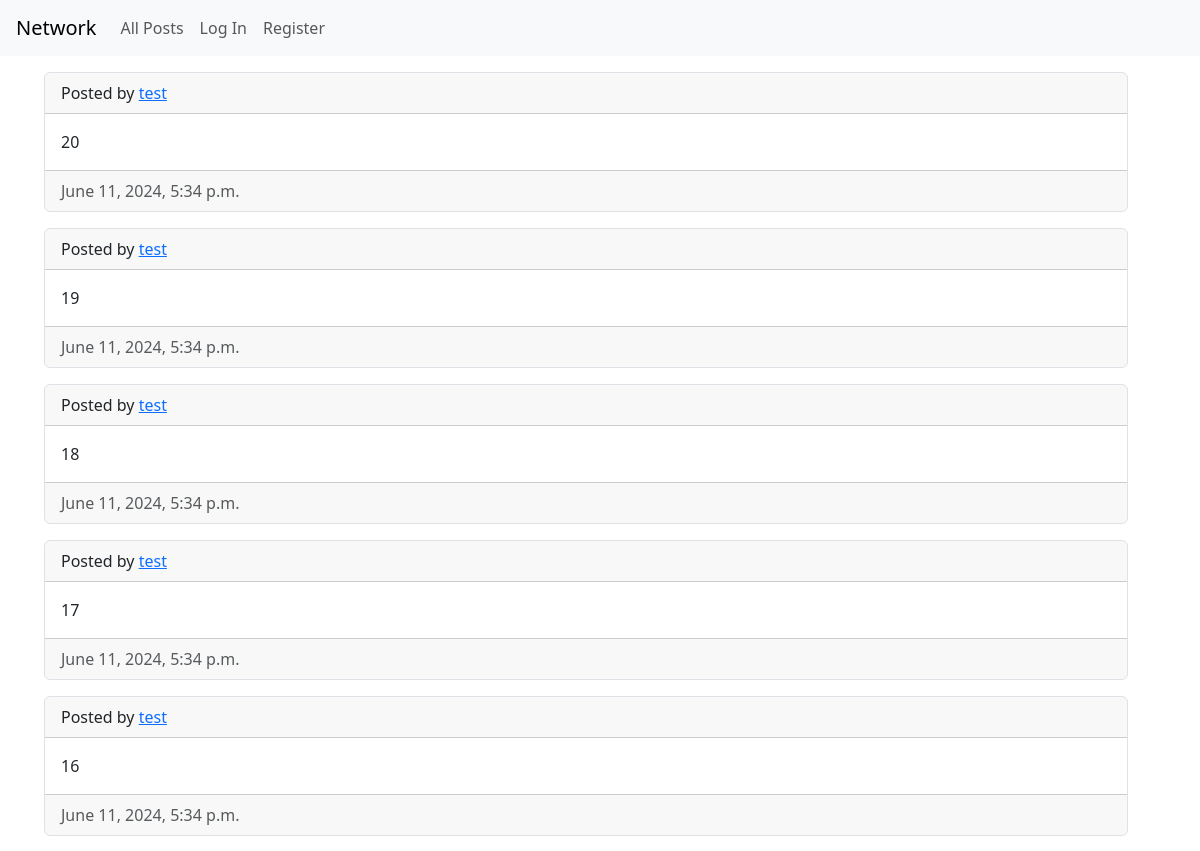
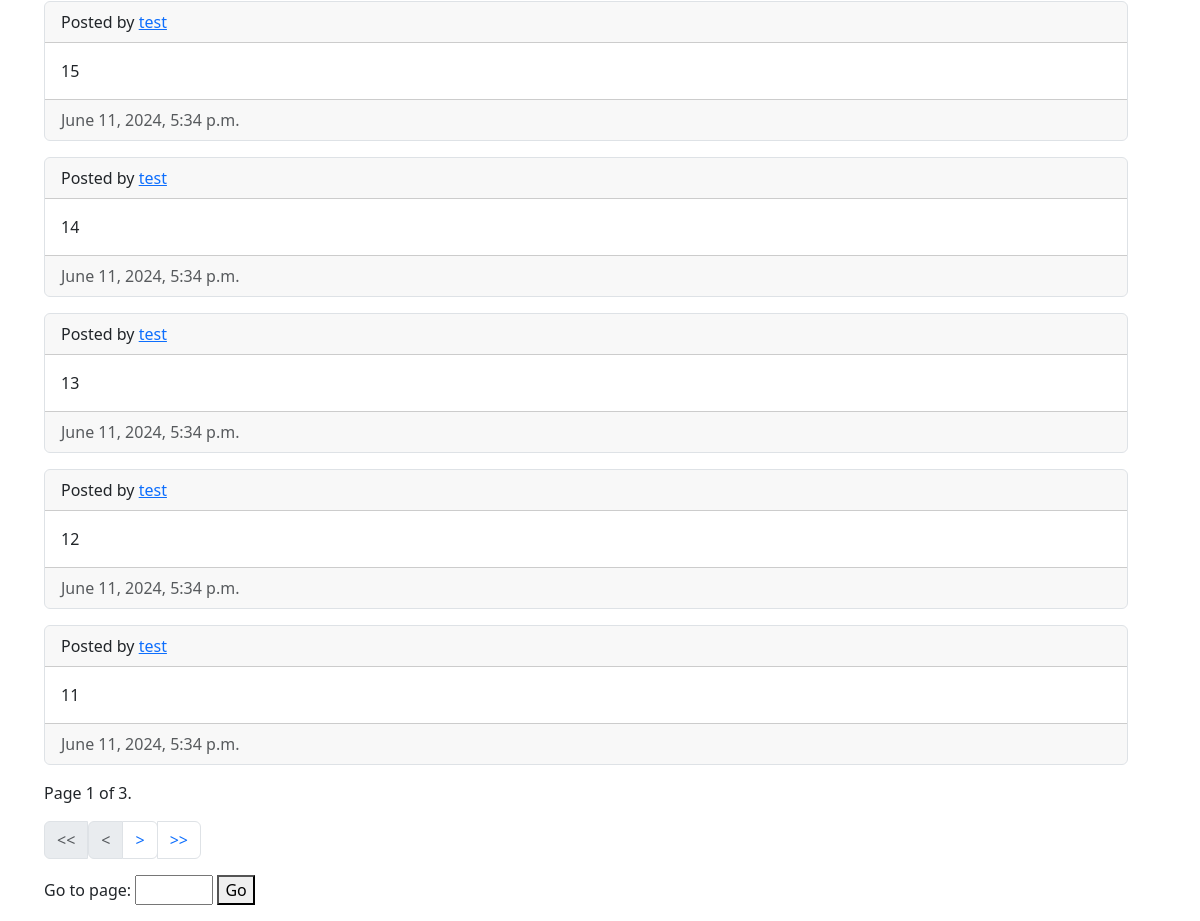
The page / on the database its author committed (2 pictures, top to bottom).
### network/models.py (models this page shows, shortened)
class Post(models.Model):
    user = models.ForeignKey(User, on_delete=models.CASCADE, related_name="post_user")
    body = models.TextField(blank=True)
    timestamp = models.DateTimeField(auto_now_add=True)

class User(AbstractUser):
    def __str__(self):
        return f"{self.username} - {self.email}"

### network/views.py (the view)
# urls.py: path("", views.index, name="index"),
def index(request):
    posts = Post.objects.all().order_by('-timestamp')
    user = request.user
    if request.method == "POST":
        body = request.POST["body"]
        created_post = Post(user=user, body=body)
        created_post.save()
        return redirect('index')
    paginator = Paginator(posts, 10)
    page_number = request.GET.get("page")
    page_obj = paginator.get_page(page_number)
    return render(request, "network/index.html", {
        "page_obj": page_obj,
        "current_user":user
    })

### network/templates/network/index.html (shortened to what this page needs)
{% extends "network/layout.html" %}
{% load static %}
{% block body %}
<div class="container-sm m-3">
  {% include 'network/post_list.html' %}
</div>
</div>
{% endblock %}

### network/templates/network/post_list.html (shortened to what this page needs)
{% for post in page_obj %}
    <div class="card m-3 border rounded d-flex flex-column" id="post_view_{{post.id}}">
      <div class="card-header">
        Posted by <a href="{% url 'profile' post.user.username %}">{{ post.user.username }}</a>
      </div>
      <div class="card-body">
        <p class="card-text">{{ post.body }}</p>
      </div>
      <div class="card-footer text-body-secondary d-flex justify-content-between align-content-center">
        {{ post.timestamp }}
      </div>
    </div>
{% endfor %}
    <div class="current m-3">
      Page {{ page_obj.number }} of {{ page_obj.paginator.num_pages }}.
    </div>
    <div class="pagination d-flex flex-row m-3">
      {% if page_obj.has_previous %}
        <div class="page-item d-flex flex-row">
          <a class="page-link" href="?page=1"><<</a>
          <a class="page-link" href="?page={{ page_obj.previous_page_number }}"><</a>
        </div>
      {% else %}
        <div class="page-item disabled d-flex flex-row">
          <span class="page-link"><<</span>
          <span class="page-link"><</span>
        </div>
      {% endif %}
      {% if page_obj.has_next %}
        <div class="page-item d-flex flex-row">
          <a class="page-link" href="?page={{ page_obj.next_page_number }}">></a>
          <a class="page-link" href="?page={{ page_obj.paginator.num_pages }}">>></a>
        </div>
      {% else %}
        <div class="page-item disabled d-flex flex-row">
          <span class="page-link">></span>
          <span class="page-link">>></span>
        </div>
      {% endif %}
    </div>
    <div class="input-page m-3">
      <label for="page_input">Go to page:</label>
      <input type="number" id="page_input" name="page" min="1" max="{{ page_obj.paginator.num_pages }}">
      <button onclick="goToPage(maxPage)">Go</button>
    </div>

### rows shown on the page
Post: user.username "test", body "20", timestamp "June 11, 2024, 5:34 p.m."
Post: user.username "test", body "19", timestamp "June 11, 2024, 5:34 p.m."
Post: user.username "test", body "18", timestamp "June 11, 2024, 5:34 p.m."
Post: user.username "test", body "17", timestamp "June 11, 2024, 5:34 p.m."
Post: user.username "test", body "16", timestamp "June 11, 2024, 5:34 p.m."
Post: user.username "test", body "15", timestamp "June 11, 2024, 5:34 p.m."
Post: user.username "test", body "14", timestamp "June 11, 2024, 5:34 p.m."
Post: user.username "test", body "13", timestamp "June 11, 2024, 5:34 p.m."
Post: user.username "test", body "12", timestamp "June 11, 2024, 5:34 p.m."
Post: user.username "test", body "11", timestamp "June 11, 2024, 5:34 p.m."

### other values the page prints
{{ page_obj.number }} "1"
{{ page_obj.paginator.num_pages }} "3"
